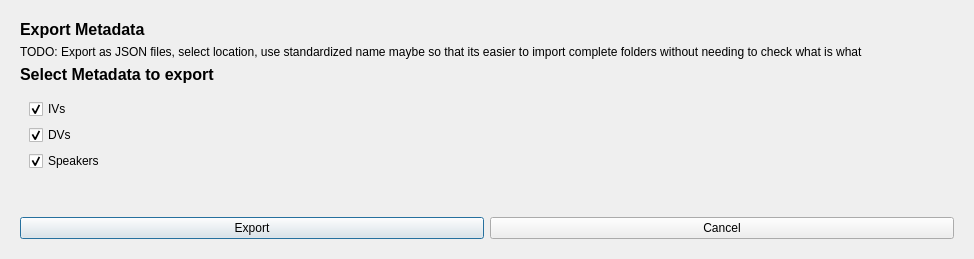
<?xml version="1.0" encoding="UTF-8"?>
<ui version="4.0">
 <class>ExportMetadataDialog</class>
 <widget class="QDialog" name="ExportMetadataDialog">
  <property name="geometry">
   <rect>
    <x>0</x>
    <y>0</y>
    <width>974</width>
    <height>259</height>
   </rect>
  </property>
  <property name="windowTitle">
   <string>Dialog</string>
  </property>
  <layout class="QVBoxLayout" name="verticalLayout_3">
   <item alignment="Qt::AlignTop">
    <widget class="QWidget" name="widget_exportcontent" native="true">
     <layout class="QVBoxLayout" name="verticalLayout">
      <item>
       <widget class="QLabel" name="label_header">
        <property name="font">
         <font>
          <pointsize>12</pointsize>
          <bold>true</bold>
         </font>
        </property>
        <property name="text">
         <string>Export Metadata</string>
        </property>
       </widget>
      </item>
      <item>
       <widget class="QLabel" name="label_subheader">
        <property name="text">
         <string>TODO: Export as JSON files, select location, use standardized name maybe so that its easier to import complete folders without needing to check what is what</string>
        </property>
        <property name="wordWrap">
         <bool>true</bool>
        </property>
       </widget>
      </item>
      <item>
       <widget class="QLabel" name="label">
        <property name="font">
         <font>
          <pointsize>12</pointsize>
          <bold>true</bold>
         </font>
        </property>
        <property name="text">
         <string>Select Metadata to export</string>
        </property>
       </widget>
      </item>
      <item>
       <widget class="QWidget" name="widget_checkboxcontainer" native="true">
        <layout class="QVBoxLayout" name="verticalLayout_2">
         <item>
          <widget class="QCheckBox" name="checkBox_iv">
           <property name="text">
            <string>IVs</string>
           </property>
           <property name="checked">
            <bool>true</bool>
           </property>
          </widget>
         </item>
         <item>
          <widget class="QCheckBox" name="checkBox_dv">
           <property name="text">
            <string>DVs</string>
           </property>
           <property name="checked">
            <bool>true</bool>
           </property>
          </widget>
         </item>
         <item>
          <widget class="QCheckBox" name="checkBox_speakers">
           <property name="text">
            <string>Speakers</string>
           </property>
           <property name="checked">
            <bool>true</bool>
           </property>
          </widget>
         </item>
        </layout>
       </widget>
      </item>
     </layout>
    </widget>
   </item>
   <item alignment="Qt::AlignBottom">
    <widget class="QWidget" name="widget" native="true">
     <layout class="QHBoxLayout" name="horizontalLayout">
      <item>
       <widget class="QPushButton" name="btn_export">
        <property name="text">
         <string>Export</string>
        </property>
       </widget>
      </item>
      <item>
       <widget class="QPushButton" name="btn_cancel">
        <property name="text">
         <string>Cancel</string>
        </property>
       </widget>
      </item>
     </layout>
    </widget>
   </item>
  </layout>
 </widget>
 <resources/>
 <connections>
  <connection>
   <sender>btn_export</sender>
   <signal>clicked()</signal>
   <receiver>ExportMetadataDialog</receiver>
   <slot>accept()</slot>
   <hints>
    <hint type="sourcelabel">
     <x>213</x>
     <y>226</y>
    </hint>
    <hint type="destinationlabel">
     <x>164</x>
     <y>200</y>
    </hint>
   </hints>
  </connection>
  <connection>
   <sender>btn_cancel</sender>
   <signal>clicked()</signal>
   <receiver>ExportMetadataDialog</receiver>
   <slot>reject()</slot>
   <hints>
    <hint type="sourcelabel">
     <x>649</x>
     <y>235</y>
    </hint>
    <hint type="destinationlabel">
     <x>619</x>
     <y>201</y>
    </hint>
   </hints>
  </connection>
 </connections>
</ui>
